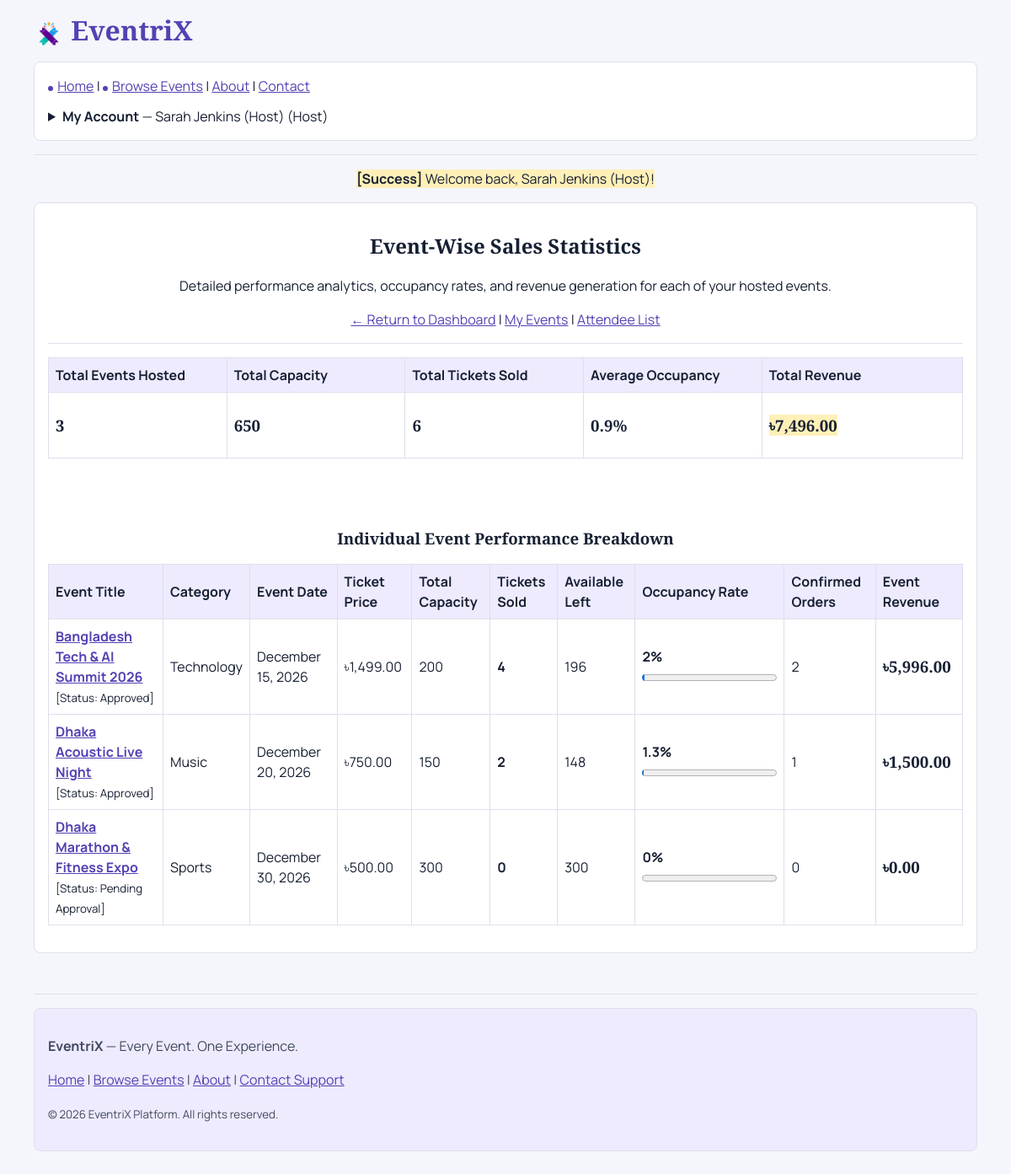
/host/event-statistics.php (signed in), run on the app's committed database.
### tables this page shows
CREATE TABLE `events` (
  `id` INT AUTO_INCREMENT PRIMARY KEY,
  `host_id` INT NOT NULL,
  `title` VARCHAR(200) NOT NULL,
  `description` TEXT NOT NULL,
  `category` VARCHAR(100) NOT NULL,
  `image` VARCHAR(255) DEFAULT NULL,
  `event_date` DATE NOT NULL,
  `start_time` TIME NOT NULL,
  `end_time` TIME NOT NULL,
  `location` VARCHAR(255) NOT NULL,
  `ticket_price` DECIMAL(10,2) NOT NULL DEFAULT 0.00,
  `total_tickets` INT NOT NULL,
  `available_tickets` INT NOT NULL,
  `registration_deadline` DATETIME NOT NULL,
  `status` ENUM('Draft', 'Pending Approval', 'Approved', 'Rejected', 'Completed', 'Cancelled') NOT NULL DEFAULT 'Pending Approval',
  `created_at` TIMESTAMP DEFAULT CURRENT_TIMESTAMP,
  `updated_at` TIMESTAMP DEFAULT CURRENT_TIMESTAMP ON UPDATE CURRENT_TIMESTAMP,
  FOREIGN KEY (`host_id`) REFERENCES `users`(`id`) ON DELETE CASCADE,
  INDEX `idx_events_status` (`status`),
  INDEX `idx_events_category` (`category`),
  INDEX `idx_events_date` (`event_date`)
);

### host/event-statistics.php (the view, shortened to what this page needs)
<?php
require_once __DIR__ . '/../includes/database.php';
require_once __DIR__ . '/../includes/functions.php';
$host_id = current_user_id();
$query = "SELECT e.id, e.title, e.category, e.event_date, e.ticket_price, e.total_tickets, e.available_tickets, e.status,
                 COALESCE(SUM(CASE WHEN b.booking_status = 'Confirmed' THEN b.quantity ELSE 0 END), 0) AS tickets_sold,
                 COALESCE(SUM(CASE WHEN b.booking_status = 'Confirmed' THEN b.total_amount ELSE 0 END), 0) AS total_revenue,
                 COUNT(DISTINCT CASE WHEN b.booking_status = 'Confirmed' THEN b.id ELSE NULL END) AS total_orders
          FROM events e
          LEFT JOIN bookings b ON e.id = b.event_id
          WHERE e.host_id = ?
          GROUP BY e.id
          ORDER BY total_revenue DESC, tickets_sold DESC";
$stmt = $pdo->prepare($query);
$stmt->execute([$host_id]);
$stats = $stmt->fetchAll();
$grand_total_tickets = 0;
$grand_tickets_sold = 0;
$grand_revenue = 0;
foreach ($stats as $row) {
    $grand_total_tickets += (int)$row['total_tickets'];
    $grand_tickets_sold += (int)$row['tickets_sold'];
    $grand_revenue += (float)$row['total_revenue'];
}
$overall_occupancy = ($grand_total_tickets > 0) ? round(($grand_tickets_sold / $grand_total_tickets) * 100, 1) : 0;
require __DIR__ . '/../includes/header.php';
?>
<center>
    <h2>Event-Wise Sales Statistics</h2>
    <p>Detailed performance analytics, occupancy rates, and revenue generation for each of your hosted events.</p>
    <p>
        <a href="dashboard.html">&larr; Return to Dashboard</a> |
        <a href="manage-events.html">My Events</a> |
        <a href="manage-bookings.html">Attendee List</a>
    </p>
    <hr>
    <table border="1" cellpadding="8" cellspacing="0">
        <tr align="center">
            <th width="160">Total Events Hosted</th>
            <th width="160">Total Capacity</th>
            <th width="160">Total Tickets Sold</th>
            <th width="160">Average Occupancy</th>
            <th width="180">Total Revenue</th>
        </tr>
        <tr align="center">
            <td><h3><?php echo count($stats); ?></h3></td>
            <td><h3><?php echo $grand_total_tickets; ?></h3></td>
            <td><h3><?php echo $grand_tickets_sold; ?></h3></td>
            <td><h3><?php echo $overall_occupancy; ?>%</h3></td>
            <td><h3><mark><?php echo format_price($grand_revenue); ?></mark></h3></td>
        </tr>
    </table>
    <br><br>
    <section>
        <h3>Individual Event Performance Breakdown</h3>
        <?php if (!empty($stats)): ?>
            <table border="1" cellpadding="8" cellspacing="0" width="95%">
                <thead>
                    <tr>
                        <th>Event Title</th>
                        <th>Category</th>
                        <th>Event Date</th>
                        <th>Ticket Price</th>
                        <th>Total Capacity</th>
                        <th>Tickets Sold</th>
                        <th>Available Left</th>
                        <th>Occupancy Rate</th>
                        <th>Confirmed Orders</th>
                        <th>Event Revenue</th>
                    </tr>
                </thead>
                <tbody>
                    <?php foreach ($stats as $item): ?>
                        <?php
                            $occupancy = ($item['total_tickets'] > 0) ? round(($item['tickets_sold'] / $item['total_tickets']) * 100, 1) : 0;
                        ?>
                        <tr>
                            <td>
                                <strong><a href="../event-details.html?id=<?php echo $item['id']; ?>"><?php echo e($item['title']); ?></a></strong><br>
                                <small>[Status: <?php echo e($item['status']); ?>]</small>
                            </td>
                            <td><?php echo e($item['category']); ?></td>
                            <td><?php echo format_date($item['event_date']); ?></td>
                            <td><?php echo format_price($item['ticket_price']); ?></td>
                            <td align="center"><?php echo $item['total_tickets']; ?></td>
                            <td align="center"><strong><?php echo $item['tickets_sold']; ?></strong></td>
                            <td align="center"><?php echo $item['available_tickets']; ?></td>
                            <td align="center">
                                <strong><?php echo $occupancy; ?>%</strong>
                                <br>
                                <progress value="<?php echo $item['tickets_sold']; ?>" max="<?php echo $item['total_tickets']; ?>"></progress>
                            </td>
                            <td align="center"><?php echo $item['total_orders']; ?></td>
                            <td align="center"><h3><?php echo format_price($item['total_revenue']); ?></h3></td>
                        </tr>
                    <?php endforeach; ?>
                </tbody>
            </table>
        <?php else: ?>
            <p><em>No event statistics recorded yet. Start by creating an event!</em></p>
        <?php endif; ?>
    </section>
</center>
<?php require __DIR__ . '/../includes/footer.php'; ?>

### assets/css/site.css (style rules this page uses)
:root { --accent: #5342b3; --ink: #172033; --line: #dce0eb; }
* { box-sizing: border-box; }
body { margin: 0 auto; max-width: 72rem; padding: 1rem; color: var(--ink); background: #f5f6fb; font: 1rem/1.5 Manrope, Arial, sans-serif; }
h1, h2, h3 { font-family: "Playfair Display", Georgia, serif; line-height: 1.25; }
a { color: var(--accent); }
hr { border: 0; border-top: 1px solid var(--line); }
table { width: 100%; margin-block: 1rem; border-collapse: collapse; border-color: var(--line); }
th, td { padding: .5rem; border: 1px solid var(--line); text-align: left; }
th { background: #eeebff; }
mark { color: inherit; background: #fff0b8; }

### data on the page
events: title "Bangladesh Tech & AI Summit 2026", status "Approved", category "Technology", event_date "December 15, 2026", ticket_price "৳1,499.00", total_tickets "200", tickets_sold "4", available_tickets "196", occupancy "2", total_orders "2", total_revenue "৳5,996.00"
events: title "Dhaka Acoustic Live Night", status "Approved", category "Music", event_date "December 20, 2026", ticket_price "৳750.00", total_tickets "150", tickets_sold "2", available_tickets "148", occupancy "1.3", total_orders "1", total_revenue "৳1,500.00"
events: title "Dhaka Marathon & Fitness Expo", status "Pending Approval", category "Sports", event_date "December 30, 2026", ticket_price "৳500.00", total_tickets "300", tickets_sold "0", available_tickets "300", occupancy "0", total_orders "0", total_revenue "৳0.00"

### other printed values
$site_name "EventriX"
current_user_name() "Sarah Jenkins (Host)"
current_user_role() "Host"
$message "Welcome back, Sarah Jenkins (Host)!"
count($stats) "3"
$grand_total_tickets "650"
$grand_tickets_sold "6"
$overall_occupancy "0.9"
format_price($grand_revenue) "৳7,496.00"
